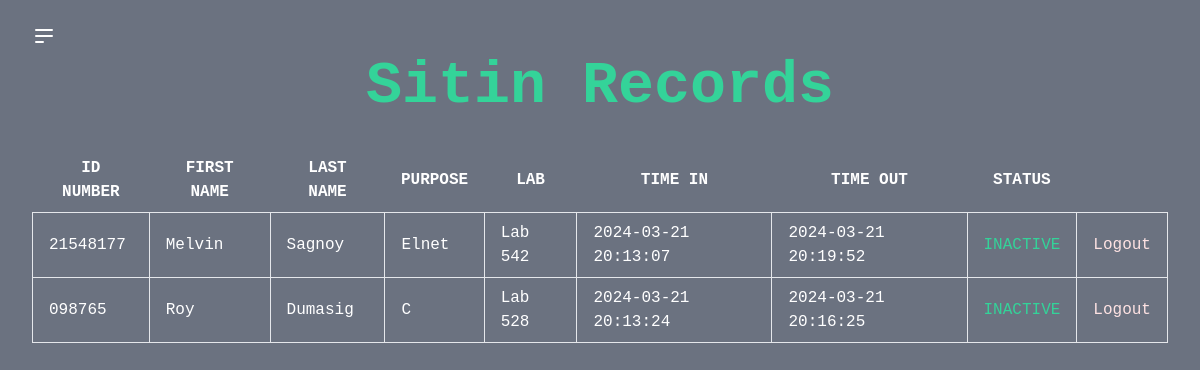
Before: /view_records.php with the older database file.
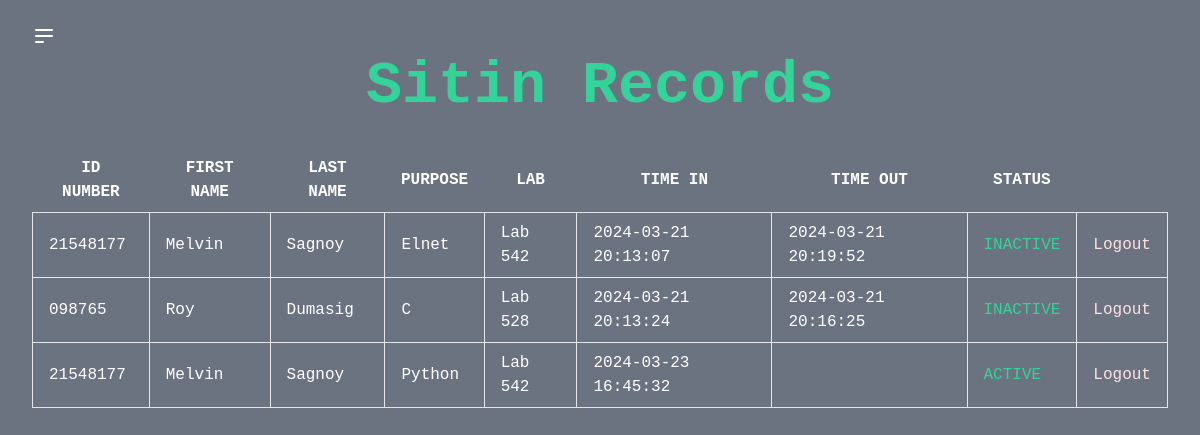
After: the same page with the newer database file.
### tables this page shows
CREATE TABLE sitin_student (
    id INTEGER PRIMARY KEY AUTOINCREMENT,
    id_number TEXT,
    firstname TEXT,
    lastname TEXT,
    purpose TEXT,
    lab TEXT,
    remaining_sessions INTEGER,
    time_in TEXT,
    time_out TEXT,
    status TEXT
);

CREATE TABLE student (
    id INTEGER PRIMARY KEY,
    id_number VARCHAR(50) NOT NULL,
    firstname VARCHAR(50) NOT NULL,
    lastname VARCHAR(50) NOT NULL,
    email VARCHAR(100) NOT NULL,
    password VARCHAR(255) NOT NULL
);

### view_records.php (the view, shortened to what this page needs)
<?php
$db = new SQLite3('sitin.db');
$query = $db->prepare("
    SELECT s.id_number, st.firstname, st.lastname, s.purpose, s.lab, s.time_in, s.time_out, s.status
    FROM sitin_student s
    JOIN student st ON s.id_number = st.id_number
");
$result = $query->execute();
?>
<!DOCTYPE html>
<html lang="en">
<head>
    <link href="https://cdn.jsdelivr.net/npm/tailwindcss@2.2.16/dist/tailwind.min.css" rel="stylesheet">
</head>
<body class="flex min-h-screen bg-gray-500 font-mono">
    <div class="flex-1 px-8 py-6">
        <button id="menu-toggle" class="focus:outline-none">
            <svg class="h-6 w-6 text-white hover:text-gray-900" viewBox="0 0 24 24" fill="none"
                xmlns="http://www.w3.org/2000/svg">
                <path
                    d="M4 6H20M4 12H20M4 18H11Z"
                    stroke="currentColor" stroke-width="2" stroke-linecap="round"
                    stroke-linejoin="round"></path>
            </svg>
        </button>
        <center>
            <h2 class="text-6xl font-semibold mb-6 text-green-400">Sitin Records</h2>
        </center>
        <div class="mt-8">
            <?php if ($result->numColumns() > 0): ?>
            <center>
                <table class="table-auto">
                    <thead>
                        <tr class="text-white">
                            <th class="px-4 py-2">ID NUMBER</th>
                            <th class="px-4 py-2">FIRST NAME</th>
                            <th class="px-4 py-2">LAST NAME</th>
                            <th class="px-4 py-2">PURPOSE</th>
                            <th class="px-4 py-2">LAB</th>
                            <th class="px-4 py-2">TIME IN</th>
                            <th class="px-4 py-2">TIME OUT</th>
                            <th class="px-4 py-2 ">STATUS</th>
                        </tr>
                    </thead>
                    <tbody>
                        <?php while ($row = $result->fetchArray(SQLITE3_ASSOC)): ?>
                        <tr class="text-white">
                            <td class="border px-4 py-2"><?php echo $row['id_number']; ?></td>
                            <td class="border px-4 py-2 capitalize	"><?php echo $row['firstname']; ?></td>
                            <td class="border px-4 py-2 capitalize	"><?php echo $row['lastname']; ?></td>
                            <td class="border px-4 py-2 capitalize	"><?php echo $row['purpose']; ?></td>
                            <td class="border px-4 py-2 capitalize	"><?php echo $row['lab']; ?></td>
                            <td class="border px-4 py-2"><?php echo $row['time_in']; ?></td>
                            <td class="border px-4 py-2"><?php echo $row['time_out']; ?></td>
                            <td class="border px-4 py-2 text-green-400"><?php echo $row['status']; ?></td>
                            <td class="border px-4 py-2">
                                <form method="POST" action="">
                                    <button type="submit" name="logout" class="text-red-100 hover:text-red-400">Logout</button>
                                </form>
                            </td>
                        </tr>
                        <?php endwhile; ?>
                    </tbody>
                </table>
            </center>
            <?php else: ?>
            <p class="text-red-500">No sitin records found.</p>
            <?php endif; ?>
        </div>
    </div>
</body>
</html>

Changed rows visible on the page:
added sitin_student: id_number "21548177", student.firstname "Melvin", student.lastname "Sagnoy", purpose "Python", lab "Lab 542", time_in "2024-03-23 16:45:32", status "ACTIVE"
